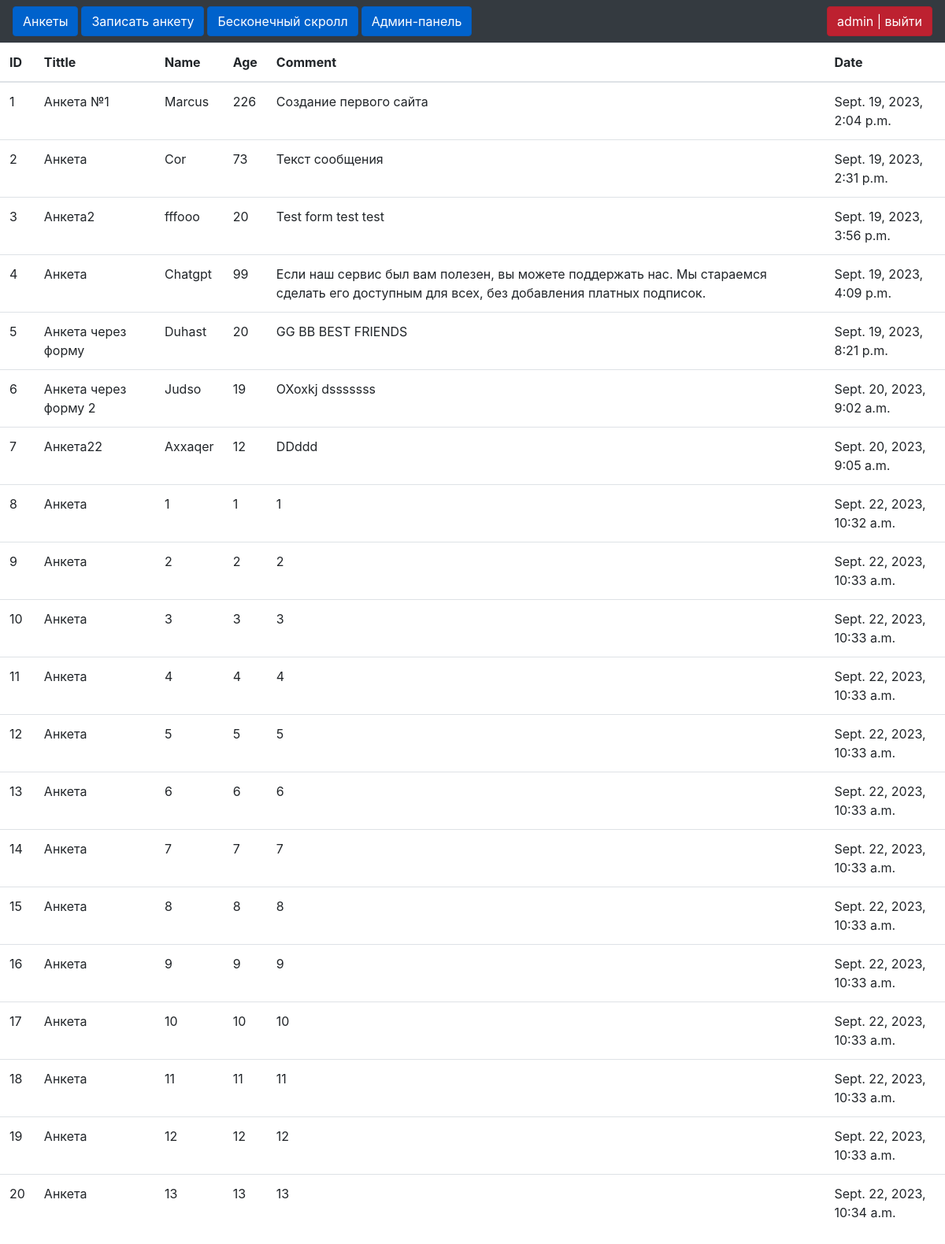
/ankets/ (signed in), run on the app's committed database.
### main/models.py (models this page shows, shortened)
class Forms(models.Model):
    title = models.CharField('Название анкеты', max_length=50, default='Анкета')
    name = models.CharField('Имя', max_length=50)
    age = models.IntegerField('Возраст')
    comment = models.TextField('Комментарий', max_length=200)
    date = models.DateTimeField('Время', auto_now_add=True)
    class Meta:
        verbose_name = 'Form'

### main/views.py (the view)
# urls.py: path('ankets/', AnketsView.as_view(), name='ankets'),
class AnketsView(LoginRequiredMixin, View):
    def get(selfs, request):
        data = Forms.objects.all().order_by('id')[:20]
        return render(request, 'main/ankets.html', {'data': data})

### main/templates/main/ankets.html (shortened to what this page needs)
{% extends 'main/base.html' %}
{% block content %}
<body>
    <table class="table">
        <thead>
            <tr>
                <th>ID</th>
                <th>Tittle</th>
                <th>Name</th>
                <th>Age</th>
                <th>Comment</th>
                <th>Date</th>
            </tr>
        </thead>
        <tbody>
            {% for item in data %}
                <tr>
                    <td>{{ item.id }}</td>
                    <td>{{ item.title }}</td>
                    <td>{{ item.name }}</td>
                    <td>{{ item.age }}</td>
                    <td>{{ item.comment }}</td>
                    <td>{{ item.date }}</td>
                </tr>
            {% endfor %}
        </tbody>
    </table>
</body>
{% endblock %}

### main/templates/main/base.html (shortened to what this page needs)
<!doctype html>
<html lang="en">
<head>
    <link rel="stylesheet" href="https://cdn.jsdelivr.net/npm/bootstrap@4.6.2/dist/css/bootstrap.min.css">
</head>
<body>
    <nav class="navbar navbar-expand-lg navbar-dark bg-dark">
        <div class="collapse navbar-collapse" id="navbarSupportedContent">
            <ul class="navbar-nav mr-auto">
                <a href="/main" class="btn btn-primary active" role="button" aria-pressed="true" style="margin-right: 4px;">Анкеты</a>
                <a href="/form" class="btn btn-primary active" role="button" aria-pressed="true" style="margin-right: 4px;">Записать анкету</a>
                <a href="/ankets" class="btn btn-primary active" role="button" aria-pressed="true" style="margin-right: 4px;">Бесконечный скролл</a>
                <a href="/admin" class="btn btn-primary active" role="button" aria-pressed="true" style="margin-right: 4px;">Админ-панель</a>
            </ul>
            <div>
                <a href="/accounts/logout/" class="btn btn-danger active" role="button" aria-pressed="true">{{ user.get_username }} | выйти</a>
            </div>
        </div>
    </nav>
    {% block content %}
    {% endblock %}
</body>
</html>

### data on the page
Forms: id "1", title "Анкета №1", name "Marcus", age "226", comment "Создание первого сайта", date "Sept. 19, 2023, 2:04 p.m."
Forms: id "2", title "Анкета", name "Cor", age "73", comment "Текст сообщения", date "Sept. 19, 2023, 2:31 p.m."
Forms: id "3", title "Анкета2", name "fffooo", age "20", comment "Test form test test", date "Sept. 19, 2023, 3:56 p.m."
Forms: id "4", title "Анкета", name "Chatgpt", age "99", comment "Если наш сервис был вам полезен, вы можете поддержать нас. Мы стараемся сделать его доступным для всех, без добавления платных подписок.", date "Sept. 19, 2023, 4:09 p.m."
Forms: id "5", title "Анкета через форму", name "Duhast", age "20", comment "GG BB BEST FRIENDS", date "Sept. 19, 2023, 8:21 p.m."
Forms: id "6", title "Анкета через форму 2", name "Judso", age "19", comment "OXoxkj dsssssss", date "Sept. 20, 2023, 9:02 a.m."
Forms: id "7", title "Анкета22", name "Axxaqer", age "12", comment "DDddd", date "Sept. 20, 2023, 9:05 a.m."
Forms: id "8", title "Анкета", name "1", age "1", comment "1", date "Sept. 22, 2023, 10:32 a.m."
Forms: id "9", title "Анкета", name "2", age "2", comment "2", date "Sept. 22, 2023, 10:33 a.m."
Forms: id "10", title "Анкета", name "3", age "3", comment "3", date "Sept. 22, 2023, 10:33 a.m."
Forms: id "11", title "Анкета", name "4", age "4", comment "4", date "Sept. 22, 2023, 10:33 a.m."
Forms: id "12", title "Анкета", name "5", age "5", comment "5", date "Sept. 22, 2023, 10:33 a.m."
Forms: id "13", title "Анкета", name "6", age "6", comment "6", date "Sept. 22, 2023, 10:33 a.m."
Forms: id "14", title "Анкета", name "7", age "7", comment "7", date "Sept. 22, 2023, 10:33 a.m."
Forms: id "15", title "Анкета", name "8", age "8", comment "8", date "Sept. 22, 2023, 10:33 a.m."
Forms: id "16", title "Анкета", name "9", age "9", comment "9", date "Sept. 22, 2023, 10:33 a.m."
Forms: id "17", title "Анкета", name "10", age "10", comment "10", date "Sept. 22, 2023, 10:33 a.m."
Forms: id "18", title "Анкета", name "11", age "11", comment "11", date "Sept. 22, 2023, 10:33 a.m."
Forms: id "19", title "Анкета", name "12", age "12", comment "12", date "Sept. 22, 2023, 10:33 a.m."
Forms: id "20", title "Анкета", name "13", age "13", comment "13", date "Sept. 22, 2023, 10:34 a.m."

### other printed values
{{ user.get_username }} "admin"
